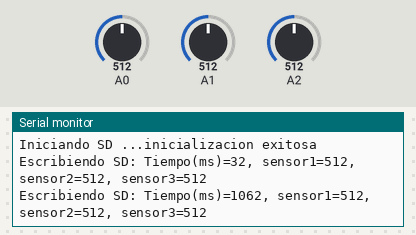
A sketch run on a simulated Arduino Uno, built with avr-gcc and run on an emulated ATmega328P. Shown: the last lines printed to the serial monitor. Inputs (shaded band) come from the test bench; at power-on: A0 = 512, A1 = 512, A2 = 512. Storage starts empty.

Above: at 1.8 s.
1.9 s: A0 set to 716
At 2.9 s:
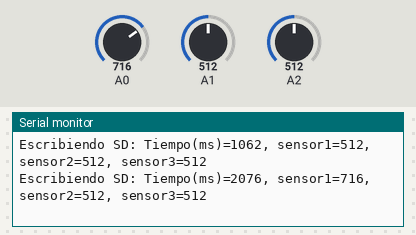
3.4 s: A1 set to 716
At 4.5 s:
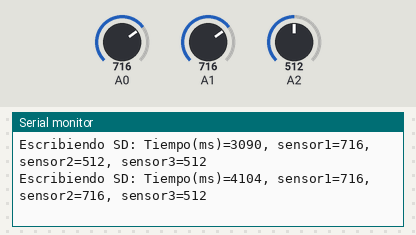
4.9 s: A2 set to 716
At 5.8 s:
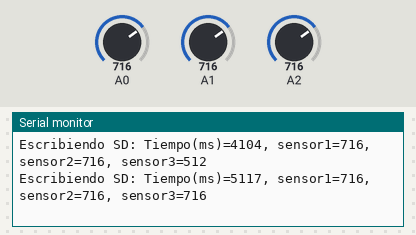
6.4 s: A0 set to 900
At 7.7 s:
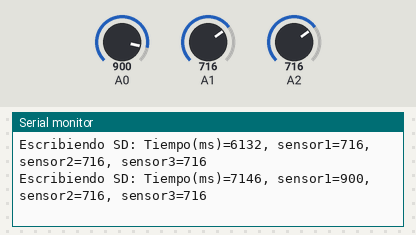
7.9 s: A1 set to 900
At 9.0 s:
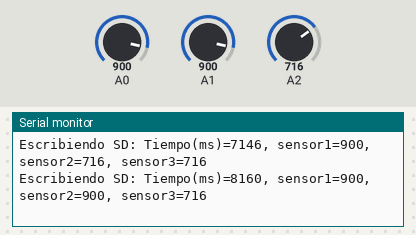
9.4 s: A2 set to 900
At 11.0 s:
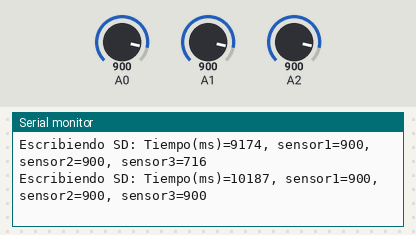
Timing chart, 0 to 11.9 s (numbered marks = the images above; inputs shaded):
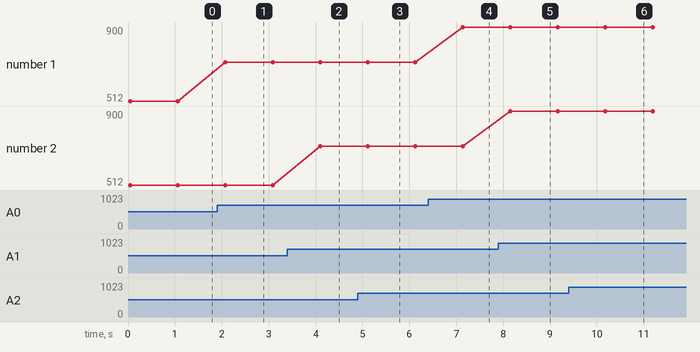

The sketch:

EjemploAlmacenamientoDatos.ino
```cpp
//Incluye la libreria para el modulo SD
#include <SD.h>
#include <SPI.h>

File myFile; //Crea un objeto para el uso de la libreria

void setup()
{
  Serial.begin(9600); // Inicia la comunicacion serial
  Serial.print("Iniciando SD ..."); //Imprime un mensaje de iniciacion de modulo SD
  if (!SD.begin()) {  //Inicia el modulo SD y escribe el numero de pin de CS dentro de los parentesis
    Serial.println("No se pudo inicializar"); //Si existe un error en la comunicacion entonces muestra un mensaje de "No se pudo inicializar"
    return; //Retorna de nuevo para volver a probar
  }
  Serial.println("inicializacion exitosa"); //Imprime un mensaje de iniciacion exitosa

}

void loop()
{
  myFile = SD.open("datos.txt", FILE_WRITE); //abrimos  el archivo. le asignamos un nombre y el tipo de archivo.

  if (myFile) {   //Si esta disponible "myFile" entonces empezamos a escribir ("Guardar")
        Serial.print("Escribiendo SD: ");
        int sensor1 = analogRead(0); //Realiza una lectura analoga y almacena el valor "sensor1"
        int sensor2 = analogRead(1); //Realiza una lectura analoga y almacena el valor "sensor2"
        int sensor3 = analogRead(2); //Realiza una lectura analoga y almacena el valor "sensor3"
        myFile.print("Tiempo(ms)="); //Almacena el valor en "myFile" con el texto "Tiempo(ms)="
        myFile.print(millis());      //Almacena el valor en "myFile" con el valor de millis que es el tiempo recorrido
        myFile.print(", sensor1=");  //Almacena el valor en "myFile" con el texto "sensor1="
        myFile.print(sensor1);       //Almacena el valor en "myFile" con el valor del sensor1
        myFile.print(", sensor2=");  //Almacena el valor en "myFile" con el texto "sensor2"
        myFile.print(sensor2);       //Almacena el valor en "myFile" con el valor de sensor2
        myFile.print(", sensor3=");  //Almacena el valor en "myFile" con el texto de sensor 3
        myFile.println(sensor3);     //Almacena el valor de "myFile" con el valor de sensor3

        myFile.close(); //cerramos el archivo

        Serial.print("Tiempo(ms)="); //Imprime el texto "Tiempo(ms)=" en el puerto Monitor Serial
        Serial.print(millis());      //Imprime el valor tiempo en el puerto Monitor Serial
        Serial.print(", sensor1=");  //Imprime el texto "sensor1=" en el puerto Monitor Serial
        Serial.print(sensor1);       //Imprime el valor del sensor1 en el puerto Monitor Serial
        Serial.print(", sensor2=");  //Imprime el texto "sensor2" en el puerto Monitor Serial
        Serial.print(sensor2);       //Imprime el valor del sensor2 en el puerto Monitor Serial
        Serial.print(", sensor3=");  //Imprime el texto "sensor3" en el puerto Monitor Serial
        Serial.println(sensor3);     //Imprime el valor del sensor3 en el puerto Monitor Serial
  }
   else { //Si no hay conexion exitosa entonces muestra este mensaje
    Serial.println("Error al abrir el archivo"); //Imprime un mensaje de error si algo sale mal.
  }
  delay(1000); //Espera 100 milisegundos entre cada medicion.
}
```

Measured:
- after the input at 1.9 s, the serial monitor: prints a new line after 0.17 s (image 1)
- after the input at 3.4 s, the serial monitor: prints a new line after 0.70 s (image 2)
- after the input at 4.9 s, the serial monitor: prints a new line after 0.21 s (image 3)
- after the input at 6.4 s, the serial monitor: prints a new line after 0.74 s (image 4)
- after the input at 7.9 s, the serial monitor: prints a new line after 0.25 s (image 5)
- after the input at 9.4 s, the serial monitor: prints a new line after 0.78 s (image 6)
- plotted number 1: 512 → 716 after the input at 1.9 s, 716 → 900 after the input at 6.4 s
